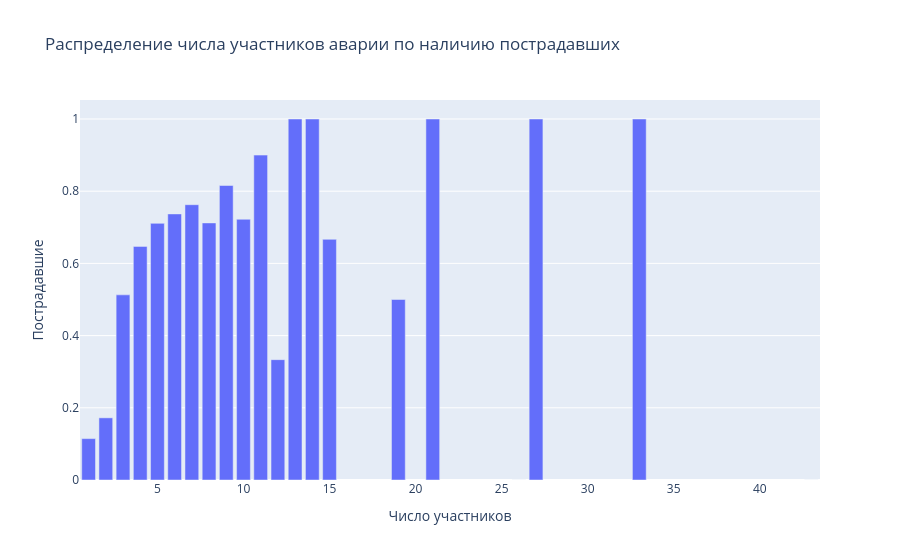

The cell this chart's notebook holds for it:
### Code cell
fig = px.bar(temp,x='num_people', y = 'target',
    title='Распределение числа участников аварии по наличию пострадавших', orientation = 'v',
    labels={'num_people': 'Число участников', 'target': 'Пострадавшие'}
)
fig.show()

### Figure 1 — Plotly figure (JSON) as saved in the notebook; plotly's stock layout.template omitted (floating-point values rounded to 4 significant figures)
{"data": [{"hovertemplate": "Число участников=%{x}<br>Пострадавшие=%{y}<extra></extra>", "legendgroup": "", "marker": {"color": "#636efa", "pattern": {"shape": ""}}, "name": "", "orientation": "v", "showlegend": false, "textposition": "auto", "type": "bar", "x": [1, 2, 3, 4, 5, 6, 7, 8, 9, 10, 11, 12, 13, 14, 15, 19, 21, 26, 27, 33, 43], "xaxis": "x", "y": [0.1147, 0.1722, 0.5128, 0.6471, 0.7109, 0.7371, 0.7626, 0.7121, 0.8158, 0.7222, 0.9, 0.3333, 1.0, 1.0, 0.6667, 0.5, 1.0, 0.0, 1.0, 1.0, 0.0], "yaxis": "y"}], "layout": {"barmode": "relative", "legend": {"tracegroupgap": 0}, "title": {"text": "Распределение числа участников аварии по наличию пострадавших"}, "xaxis": {"anchor": "y", "domain": [0, 1], "title": {"text": "Число участников"}}, "yaxis": {"anchor": "x", "domain": [0, 1], "title": {"text": "Пострадавшие"}}}}
